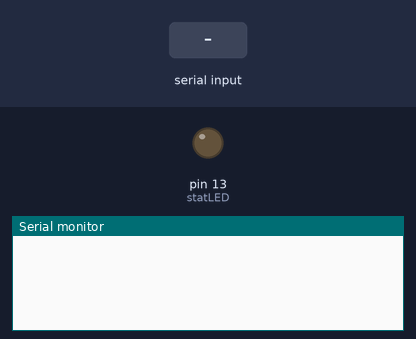
A sketch run on a simulated Arduino Mega 2560, built with avr-gcc and run on an emulated ATmega2560. On the bench: output pins drawn as LEDs (lit = HIGH), the last lines printed to the serial monitor. The test bench sets the inputs (shaded band). Pins used as bus, display or sensor lines are not drawn.

Above: at 1.0 s.
1.1 s: "<set 3>" received over the second serial link
At 2.2 s:
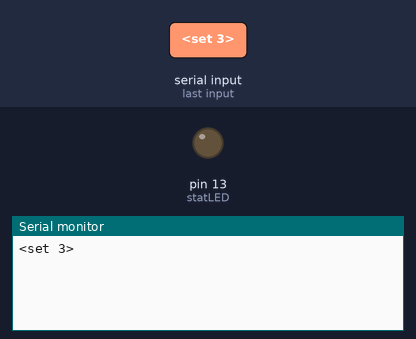
2.6 s: "set 3\n" received over the second serial link
At 3.4 s:
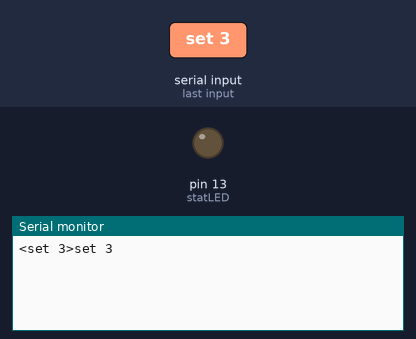
4.1 s: ">\n" received over the second serial link
At 4.5 s:
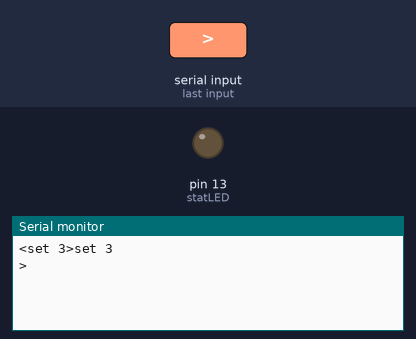

Measured:
- after the input at 1.1 s, the serial monitor: prints a new line at once (image 1)
- after the input at 2.6 s, the serial monitor: prints a new line at once (image 2)
- after the input at 4.1 s, the serial monitor: prints a new line at once (image 3)

The sketch:

testOpenlog.ino
```cpp
/*

 Connect the following OpenLog to Arduino:
 RXI of OpenLog to pin 2 on the Arduino
 TXO to 3
 GRN to 4
 VCC to 5V
 GND to GND

 */


//SoftwareSerial(rxPin, txPin)

int resetOpenLog = 36; //This pin resets OpenLog. Connect pin 4 to pin GRN on OpenLog.
//-=-=-=-=-=-=-=-=-=-=-=-=-=-=-=-=-=-=-=-=-=-=-=-=-=-=-=-=-=-=-=-=-=-

int statLED = 13;

bool command;

void setup() {
  pinMode(statLED, OUTPUT);
  Serial.begin(9600);

//  Serial.println("Find OpenLog Firmware Version");
//
  setupOpenLog(); //Resets logger and waits for the '<' I'm alive character
//  Serial.println("OpenLog online");
//
//  // gotoCommandMode(); //Puts OpenLog in command mode
//  Serial.println("here");
//  Serial2.println('?'); //Send a character to get help menu
//  waitToCommand();
//  Serial2.println("set 3");
//  waitToCommand();
  Serial2.println("cd TMP");
  waitToCommand();

  Serial2.println("ls");
  getValue(Serial2.readStringUntil('\n'), ' ', 0);
  String tmp = getValue(Serial2.readStringUntil('\n'), ' ', 0);
  String next_tmp = getValue(Serial2.readStringUntil('\n'), ' ', 0);
  while(next_tmp.length() > 1) {
      if (tmp > next_tmp) {
          tmp = next_tmp;
      }
      Serial.println(tmp);
      next_tmp = getValue(Serial2.readStringUntil('\n'), ' ', 0);
  }
  Serial.println(tmp);
//  String empty = getValue(Serial2.readStringUntil('\n'), ' ', 0);
//  String filename = getValue(Serial2.readStringUntil('\n'), ' ', 0);
//  Serial.println("READ: " + filename);
//  String tmp = getValue(Serial2.readStringUntil('\n'), ' ', 0);
//  Serial.println("READ: " + tmp);
//  //waitToCommand();
//  while(filename > tmp) {
//    filename = tmp;
//    tmp = getValue(Serial2.readStringUntil('\n'), ' ', 0);
//    Serial.println("Next tmp: " + tmp);
//  }
//  Serial.println("File giusto: " + filename);
}

void loop() {
  //Do nothing
}

//Setups up the software serial, resets OpenLog so we know what state it's in, and waits
//for OpenLog to come online and report '<' that it is ready to receive characters to record
void setupOpenLog(void) {
  pinMode(resetOpenLog, OUTPUT);
  Serial2.begin(9600);

  //Reset OpenLog
  digitalWrite(resetOpenLog, LOW);
  delay(100);
  digitalWrite(resetOpenLog, HIGH);

  //Wait for OpenLog to respond with '<' to indicate it is alive and recording to a file
  int no = 0;
  String bytes = "0";
  bool stat = 1;
  while(stat) {
    while(Serial2.available())
      {
        char c = Serial2.read();
        Serial.print(c);
        if (c == '\n')
          {
            no++;
          }
        else if (no >= 1 && isdigit(c))
          {
            bytes += c;
          }
        else if (c == '>')
          {
            stat = 0;
            break;
          }
        else if (c == '<')
          {
            stat = 0;
            break;
          }
      }
  }
  delay(1);
}

//This function pushes OpenLog into command mode
void gotoCommandMode(void) {
  //Send three control z to enter OpenLog command mode
  //Works with Arduino v1.0
  //Reset OpenLog
  Serial2.write(26);
  Serial2.write(26);
  Serial2.write(26);


  //Wait for OpenLog to respond with '<' to indicate it is alive and recording to a file
  int no = 0;
  String bytes = "0";
  bool stat = 1;
  while(stat) {
    while(Serial2.available())
      {
        char c = Serial2.read();
        Serial.print(c);
        if (c == '\n')
          {
            no++;
          }
        else if (no >= 1 && isdigit(c))
          {
            bytes += c;
          }
        else if (c == '>')
          {
            stat = 0;
            break;
          }
      }
  }
  delay(1);
}

bool waitToCommand()
{
    unsigned long timeout = millis();

    bool flag = false;
    while ((unsigned long)(millis() - timeout) < 5000UL)
    {

        if(Serial2.available())
        {
            char c = Serial2.read();
            Serial.print(c);
        }
    }
    return flag;
}

String getValue(const String& data, const char separator, const int index)
{
    int found = 0;
    int strIndex[] = { 0, -1 };
    int maxIndex = data.length() - 1;

    for (int i = 0; i <= maxIndex && found <= index; i++)
    {
        if (data.charAt(i) == separator || i == maxIndex)
        {
            found++;
            strIndex[0] = strIndex[1] + 1;
            strIndex[1] = (i == maxIndex) ? i+1 : i;
        }
    }
    return found > index ? data.substring(strIndex[0], strIndex[1]) : "";
}
```
